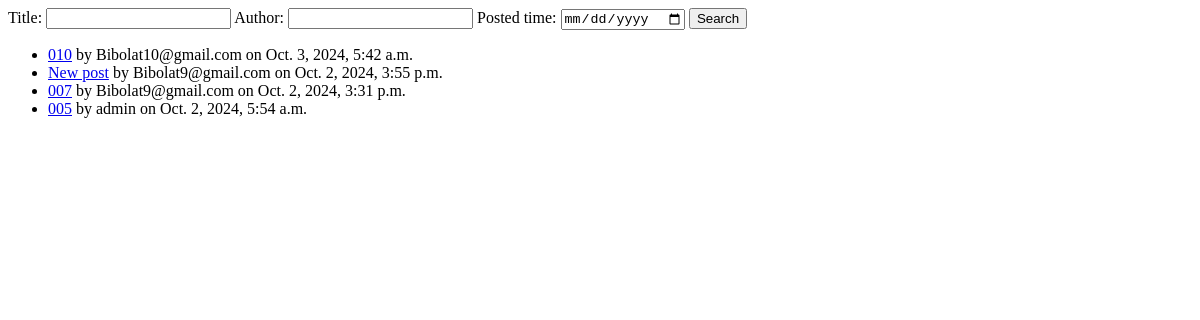
/blog/, run on an earlier commit of the app's database.
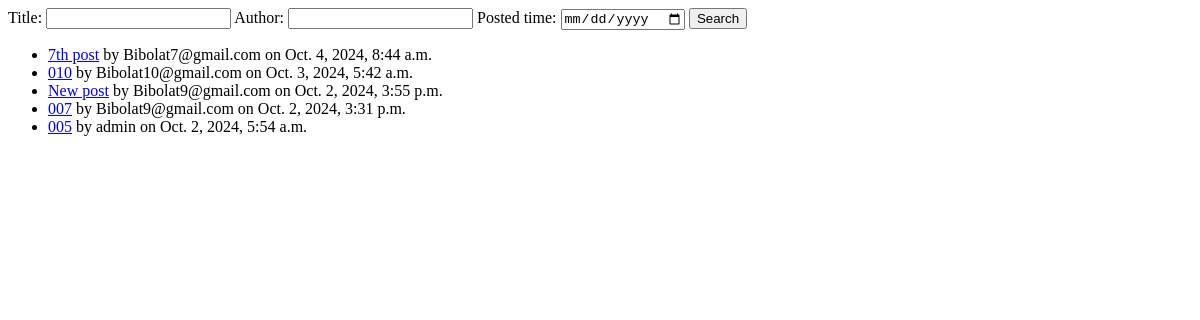
And on a later commit of the database.
### blog/models.py (models this page shows, shortened)
class Post(models.Model):
    title = models.CharField(max_length=255)
    content = models.TextField()
    created_at = models.DateTimeField(auto_now_add=True)
    author = models.ForeignKey(User, on_delete=models.CASCADE)

### blog/views.py (the view)
# urls.py: path('', views.PostListView.as_view(), name='post_list'),
class PostListView(ListView):
    model = Post
    template_name = 'blog/post_list.html'
    context_object_name = 'posts'
    ordering = ['-created_at']
    def get_queryset(self):
        queryset = super().get_queryset()
        title = self.request.GET.get('title')
        author = self.request.GET.get('author')
        posting_time = self.request.GET.get('posting_time')
        if title:
            queryset = queryset.filter(title__icontains=title)
        if author:
            queryset = queryset.filter(author__username__icontains=author)
        if posting_time:
            queryset = queryset.filter(created_at__gte=posting_time)
        return queryset

### blog/templates/blog/post_list.html
<form method="GET" action="{% url 'post_list' %}">
    <label for="title">Title:</label>
    <input type="text" name="title" id="title" value="{{ request.GET.title }}">
    <label for="author">Author:</label>
    <input type="text" name="author" id="author" value="{{ request.GET.author }}">
    <label for="posting_time">Posted time:</label>
    <input type="date" name="posting_time" id="posting_time" value="{{ request.GET.posting_time }}">
    <button type="submit">Search</button>
</form>
<ul>
    {% for post in posts %}
        <li>
            <a href="{% url 'post_detail' post.pk %}">{{ post.title }}</a>
            by {{ post.author.username }} on {{ post.created_at }}
        </li>
    {% empty %}
        <li>No posts found.</li>
    {% endfor %}
</ul>

What changed in the data, as far as the page shows it:
added Post: title "7th post", author.username "Bibolat7@gmail.com", created_at "Oct. 4, 2024, 8:44 a.m."
